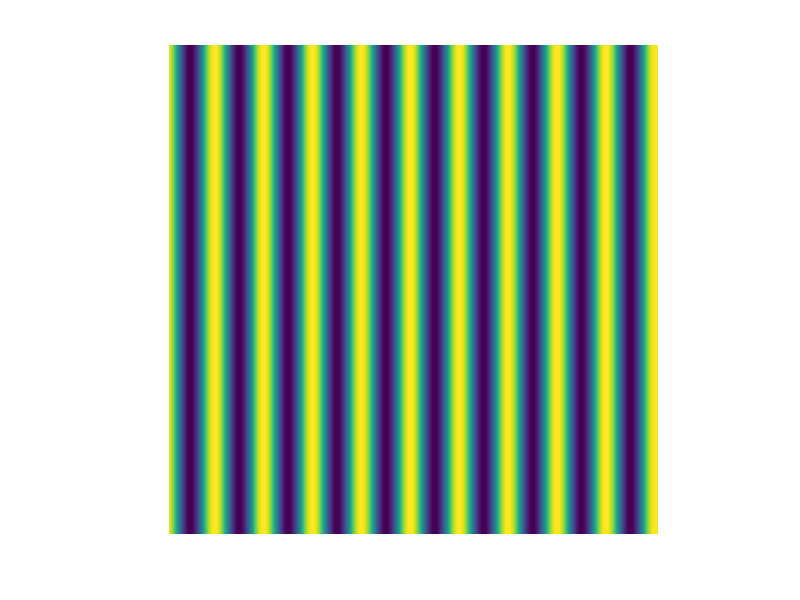
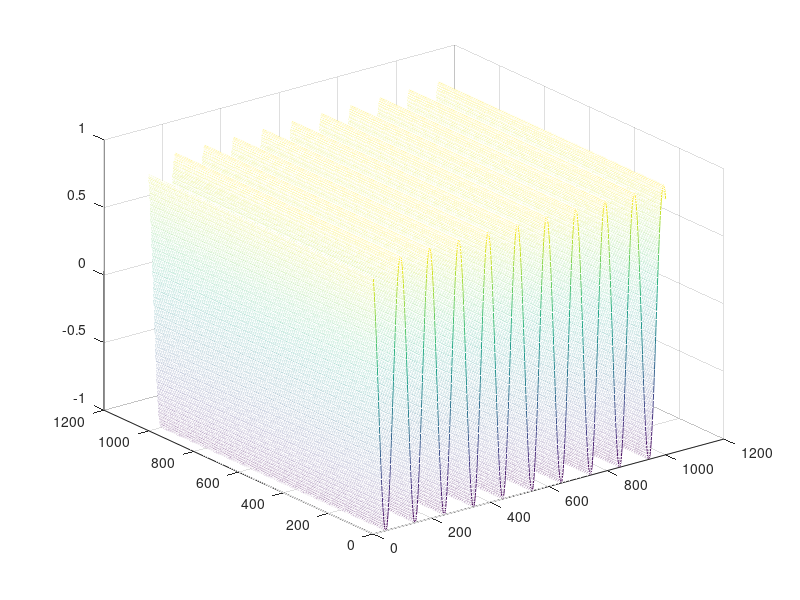
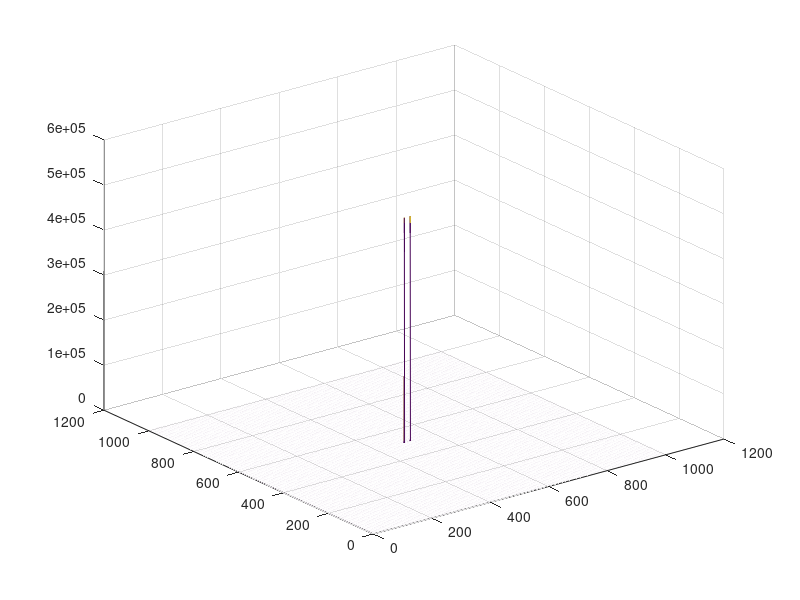

These charts were generated, in order, by the following MATLAB code:

close all;
clear all;
frequency = 10;
phase = 90;
amplitude = 1;
[X,Y]=meshgrid(0:0.001:1,0:0.001:1);
% X = square(X);
Z = amplitude*sin((2*3.1415*frequency.*X)+(phase));
surf(X,Y,Z)
shading interp
view(0,90)
% colormap gray
axis off
axis square

XX=fft2(Z);
figure(2);
mesh(Z);
% colormap gray
figure(3);
mesh(abs(fftshift(XX)));


% I = imread('image1.jpg');
% Ig = im2gray(I);
% Y = fft2(Ig);
% Y1 = abs(Y);
% Y2 = log(abs(Y));
% Y3 = log(abs(fftshift(Y)));
% imtool(Y1,[]);
% imtool(Y2,[]);
% imtool(Y3,[]);

% figure;
% imshow(Ig);